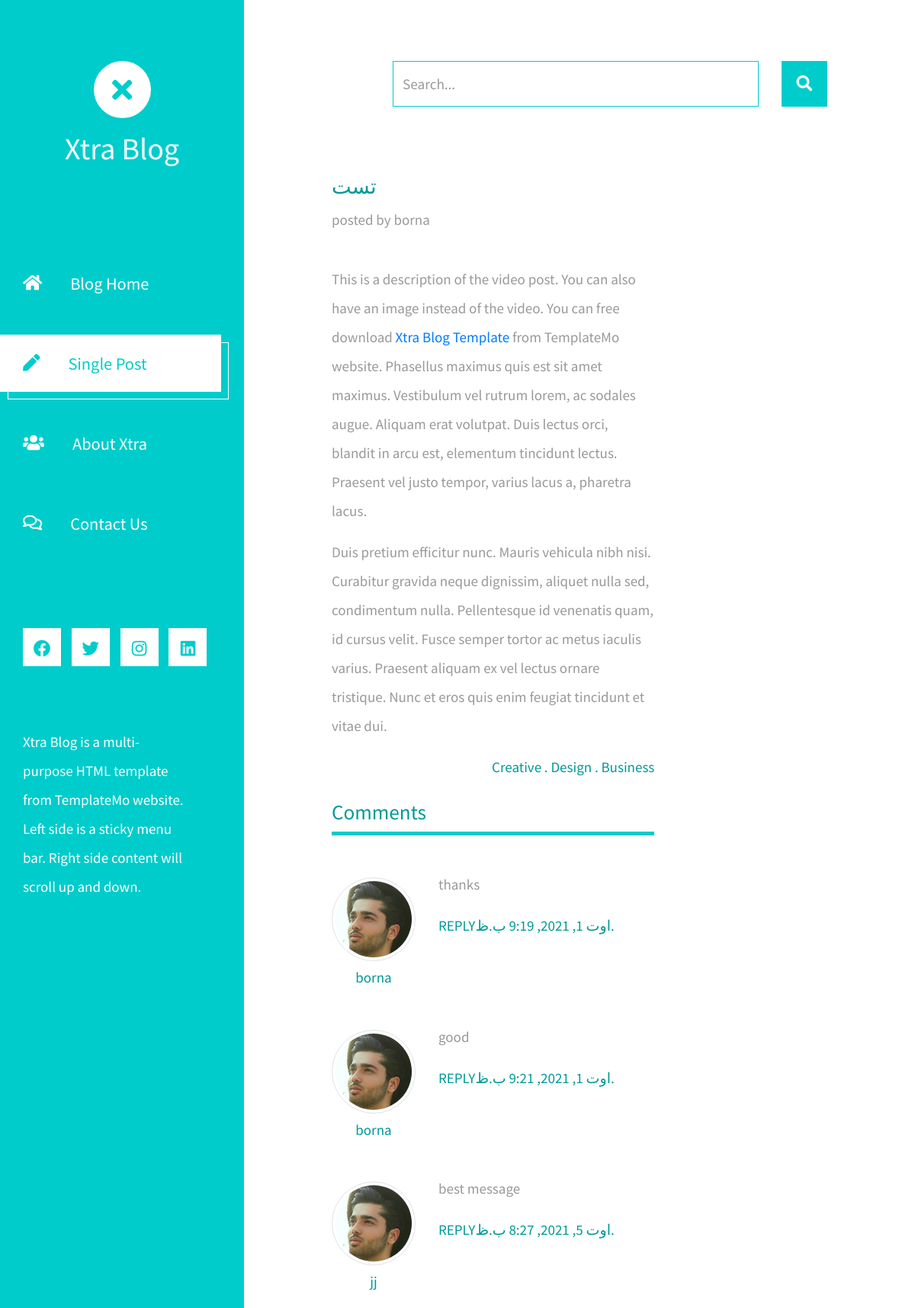
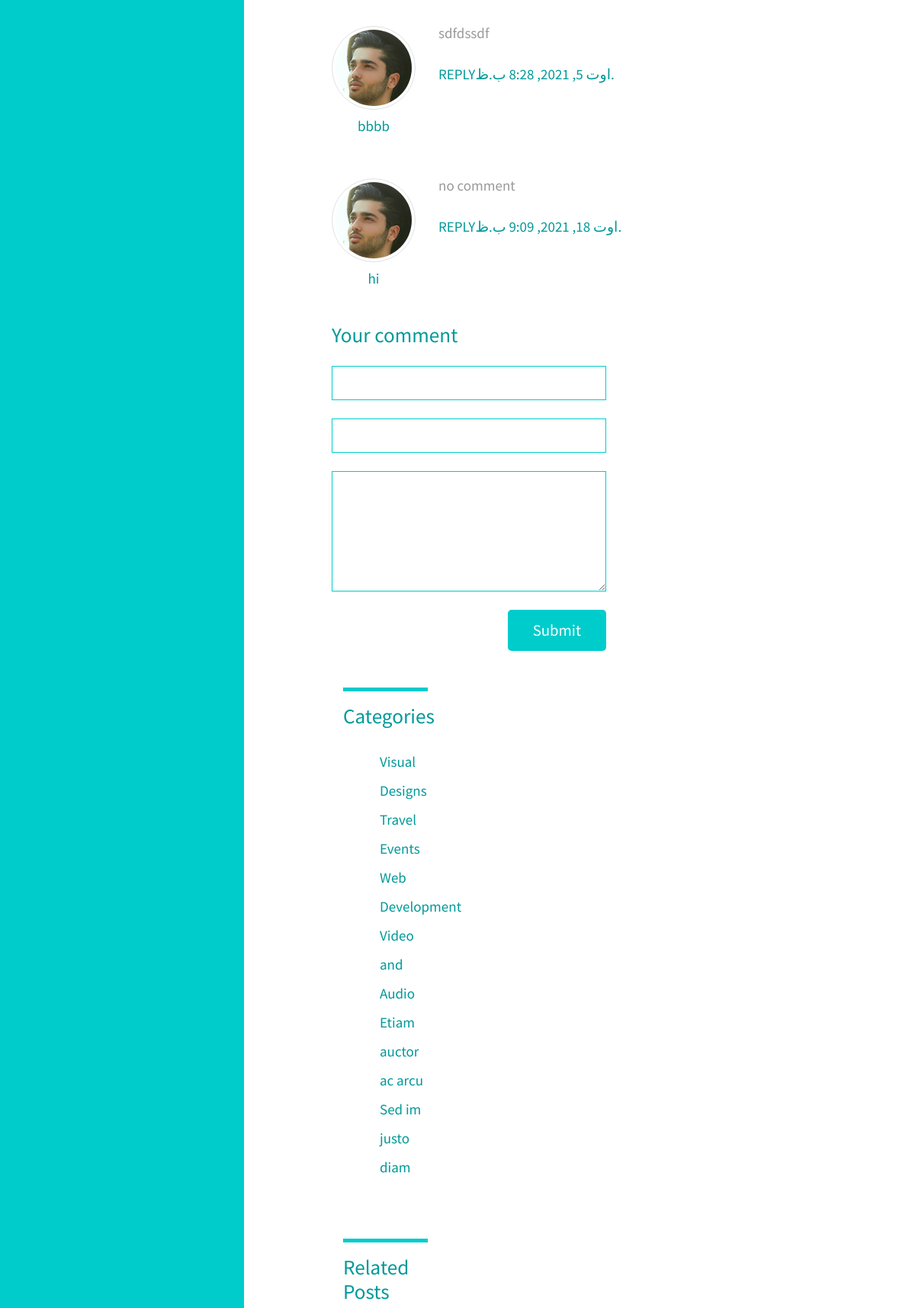
Screenshot of /post/3/ (upper part) with the database file from the repository (2 pictures, top to bottom).
### loginAPI/models.py (models this page shows, shortened)
class Book(models.Model):
    name = models.CharField(default="", max_length=100)
    author_fk = models.ForeignKey(Users, on_delete=models.CASCADE, default=1)
    brand_one = models.OneToOneField(to=Brands, on_delete=models.DO_NOTHING, related_name="one_rel", null=True,
                                     blank=True)
    manyfield = models.ManyToManyField(Users, related_name="many")
    price = models.FloatField(default=0)
    pages = models.IntegerField(default=100)
    photo = models.ImageField(upload_to='books', blank=True, null=True)
    choise_element = (("T", "تایید شده"), ("N", "تایید نشده"), ("P", "منتظر تایید"))
    cofirm = models.CharField(choices=choise_element, default="P", max_length=30)
    datetime = models.DateTimeField(default=timezone.now)
    def image_tag(self):
        return mark_safe('<img src="/media/%s" width="150" height="150" />' % (self.photo))
    image_tag.short_description = 'Image'
    image_tag.allow_tags = True

class Users(models.Model):
    user_name = models.CharField(max_length=40, default="", verbose_name="نام کاربری")
    user_lastname = models.CharField(max_length=80, default="")
    user_photo = models.ImageField(upload_to='media', null=True, blank=True)
    user_addres = models.TextField(max_length=400, default="")
    user_phone = models.IntegerField(default=912)
    user_valid_key = models.CharField(default="0", max_length=6)
    class Meta:
        verbose_name = "کاربرهای وبسایت"

class Comment(models.Model):
    name = models.CharField(default="", max_length=100)
    email = models.EmailField()
    datetime = models.DateTimeField(default=timezone.now)
    text = models.TextField(default="no comment", max_length=500)
    book = models.ForeignKey(Book, on_delete=models.CASCADE, default=0)

### tempapp/views.py (the view)
# urls.py: path('post/<int:id>/', views.post)
def post(request, id):
    flag, result_list = go_to_search(request)
    if flag:
        contex = {"book": result_list, "title": "Book blog"}
        return render(request, template_name="index.html", context=contex)
    bookform = bookForm(request.GET)
    if bookform.is_valid():
        try:
            comment_ins = Comment(name=str(bookform.cleaned_data['name']), email=bookform.cleaned_data['email'],
                                  text=str(bookform.cleaned_data['message']), book=Book.objects.get(id=id))
            comment_ins.save()
        except Exception as ex:
            print(str(ex))
    else:
        print(str(bookform.errors))
        print(request.GET)
    book_ins = Book.objects.get(id=id)
    jdatetime = bookAdmin.custom(bookAdmin, book_ins)
    comments = list(Comment.objects.filter(book=book_ins).values())
    context = {"book": book_ins, "jdatetime": jdatetime, "comments": comments}
    return render(request, template_name="post.html", context=context)

### loginAPI/admin.py (called while the page is built)
    def custom(self, obj):
        return jdatetime.datetime.fromgregorian(datetime=obj.datetime).strftime("%a, %d %b %Y")

### tempapp/views.py (called while the page is built)
def search(input):
    result = list(Book.objects.all().annotate(author_name=F("author_fk__user_name"))
                  .filter(name__icontains=str(input)).values())
    return result

def go_to_search(request):
    flag = False
    query = request.GET.get("query")
    result_list = search(query)
    print(result_list)
    if len(result_list) > 0:
        flag = True
    return flag,result_list

### template/post.html (shortened to what this page needs)
<!DOCTYPE html>
<html lang="en">
<head>
	<link rel="stylesheet" href="../../temp/fontawesome/css/all.min.css">
    <link href="../../temp/css/bootstrap.min.css" rel="stylesheet">
    <link href="../../temp/css/templatemo-xtra-blog.css" rel="stylesheet">
</head>
<body>
	<header class="tm-header" id="tm-header">
        <div class="tm-header-wrapper">
            <div class="tm-site-header">
                <div class="mb-3 mx-auto tm-site-logo"><i class="fas fa-times fa-2x"></i></div>
                <h1 class="text-center">Xtra Blog</h1>
            </div>
            <nav class="tm-nav" id="tm-nav">
                <ul>
                    <li class="tm-nav-item"><a href="http://localhost:8000" class="tm-nav-link">
                        <i class="fas fa-home"></i>
                        Blog Home
                    </a></li>
                    <li class="tm-nav-item active"><a href="post.html" class="tm-nav-link">
                        <i class="fas fa-pen"></i>
                        Single Post
                    </a></li>
                    <li class="tm-nav-item"><a href="about.html" class="tm-nav-link">
                        <i class="fas fa-users"></i>
                        About Xtra
                    </a></li>
                    <li class="tm-nav-item"><a href="contact.html" class="tm-nav-link">
                        <i class="far fa-comments"></i>
                        Contact Us
                    </a></li>
                </ul>
            </nav>
            <div class="tm-mb-65">
                <a href="https://facebook.com" class="tm-social-link">
                    <i class="fab fa-facebook tm-social-icon"></i>
                </a>
                <a href="https://twitter.com" class="tm-social-link">
                    <i class="fab fa-twitter tm-social-icon"></i>
                </a>
                <a href="https://instagram.com" class="tm-social-link">
                    <i class="fab fa-instagram tm-social-icon"></i>
                </a>
                <a href="https://linkedin.com" class="tm-social-link">
                    <i class="fab fa-linkedin tm-social-icon"></i>
                </a>
            </div>
            <p class="tm-mb-80 pr-5 text-white">
                Xtra Blog is a multi-purpose HTML template from TemplateMo website. Left side is a sticky menu bar. Right side content will scroll up and down.
            </p>
        </div>
    </header>
    <div class="container-fluid">
        <main class="tm-main">
            <div class="row tm-row">
                <div class="col-12">
                    <form action="../../" method="GET" class="form-inline tm-mb-80 tm-search-form">
                        <input class="form-control tm-search-input" name="query" type="text" placeholder="Search..." aria-label="Search">
                        <button class="tm-search-button" type="submit">
                            <i class="fas fa-search tm-search-icon" aria-hidden="true"></i>
                        </button>
                    </form>
                </div>
            </div>
            <div class="row tm-row">
                <div class="col-lg-8 tm-post-col">
                    <div class="tm-post-full">
                        <div class="mb-4">
                            <h2 class="pt-2 tm-color-primary tm-post-title">{{ book.name }}</h2>
                            <p class="tm-mb-40">{{ jdatetime }} posted by {{ book.author_fk.user_name }}</p>
                            <p>
                                This is a description of the video post. You can also have an image instead of
                                the video. You can free download
                                <a rel="nofollow" href="https://templatemo.com/tm-553-xtra-blog" target="_blank">Xtra Blog Template</a>
                                from TemplateMo website. Phasellus maximus quis est sit amet maximus. Vestibulum vel rutrum
                                lorem, ac sodales augue. Aliquam erat volutpat. Duis lectus orci, blandit in arcu
                                est, elementum tincidunt lectus. Praesent vel justo tempor, varius lacus a,
                        pharetra lacus. </p>
                            <p>
                                Duis pretium efficitur nunc. Mauris vehicula nibh nisi. Curabitur gravida neque
                                dignissim, aliquet nulla sed, condimentum nulla. Pellentesque id venenatis
                                quam, id cursus velit. Fusce semper tortor ac metus iaculis varius. Praesent
                                aliquam ex vel lectus ornare tristique. Nunc et eros quis enim feugiat tincidunt
                                et vitae dui.
                            </p>
                            <span class="d-block text-right tm-color-primary">Creative . Design . Business</span>
                        </div>
                        <div>
                            <h2 class="tm-color-primary tm-post-title">Comments</h2>
                            <hr class="tm-hr-primary tm-mb-45">
                            {% for x in comments %}
                                <div class="tm-comment tm-mb-45">
                                    <figure class="tm-comment-figure">
                                        <img src="../../temp/img/comment-1.jpg" alt="Image" class="mb-2 rounded-circle img-thumbnail">
                                        <figcaption class="tm-color-primary text-center">{{ x.name }}</figcaption>
                                    </figure>
                                    <div>
                                        <p>
                                            {{ x.text }}
                                        </p>
                                        <div class="d-flex justify-content-between">
                                            <a href="#" class="tm-color-primary">REPLY</a>
                                            <span class="tm-color-primary">{{ x.datetime }}</span>
                                        </div>
                                    </div>
                                </div>
                            {% endfor %}
                        <div/>
                            <form action="" class="mb-5 tm-comment-form">
                                <h2 class="tm-color-primary tm-post-title mb-4">Your comment</h2>
                                <div class="mb-4">
                                    <input class="form-control" name="name" type="text">
                                </div>
                                <div class="mb-4">
                                    <input class="form-control" name="email" type="text">
                                </div>
                                <div class="mb-4">
                                    <textarea class="form-control" name="message" rows="6"></textarea>
                                </div>
                                <div class="text-right">
                                    <button class="tm-btn tm-btn-primary tm-btn-small">Submit</button>
                                </div>
                            </form>
                        </div>
                    </div>
                </div>
                <aside class="col-lg-4 tm-aside-col">
                    <div class="tm-post-sidebar">
                        <hr class="mb-3 tm-hr-primary">
                        <h2 class="mb-4 tm-post-title tm-color-primary">Categories</h2>
                        <ul class="tm-mb-75 pl-5 tm-category-list">
                            <li><a href="#" class="tm-color-primary">Visual Designs</a></li>
                            <li><a href="#" class="tm-color-primary">Travel Events</a></li>
                            <li><a href="#" class="tm-color-primary">Web Development</a></li>
                            <li><a href="#" class="tm-color-primary">Video and Audio</a></li>
                            <li><a href="#" class="tm-color-primary">Etiam auctor ac arcu</a></li>
                            <li><a href="#" class="tm-color-primary">Sed im justo diam</a></li>
                        </ul>
                        <hr class="mb-3 tm-hr-primary">
                        <h2 class="tm-mb-40 tm-post-title tm-color-primary">Related Posts</h2>
                    </div>
                </aside>
            </div>
        </main>
    </div>
</body>
</html>

### rows the page displays
Book: name "تست", author_fk.user_name "borna"
Comment: name "borna", text "thanks", datetime "اوت 1, 2021, 9:19 ب.ظ."
Comment: name "borna", text "good", datetime "اوت 1, 2021, 9:21 ب.ظ."
Comment: name "jj", text "best message", datetime "اوت 5, 2021, 8:27 ب.ظ."
Comment: name "bbbb", text "sdfdssdf", datetime "اوت 5, 2021, 8:28 ب.ظ."
Comment: name "hi", text "no comment", datetime "اوت 18, 2021, 9:09 ب.ظ."
